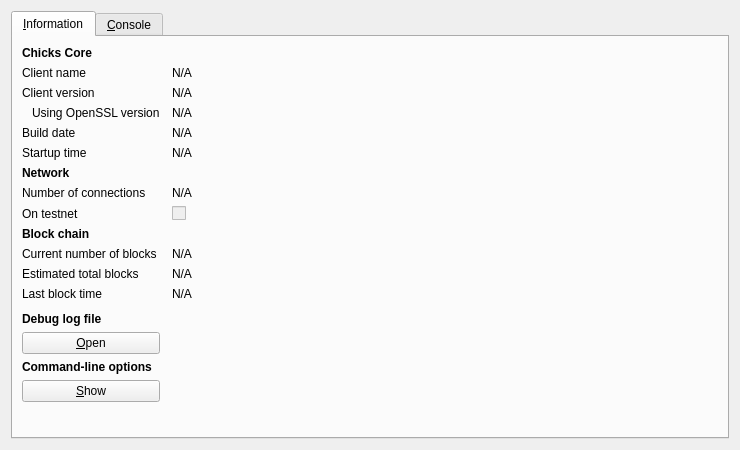
<?xml version="1.0" encoding="UTF-8"?>
<ui version="4.0">
 <class>RPCConsole</class>
 <widget class="QDialog" name="RPCConsole">
  <property name="geometry">
   <rect>
    <x>0</x>
    <y>0</y>
    <width>740</width>
    <height>450</height>
   </rect>
  </property>
  <property name="windowTitle">
   <string>Chicks - Debug window</string>
  </property>
  <layout class="QVBoxLayout" name="verticalLayout_2">
   <item>
    <widget class="QTabWidget" name="tabWidget">
     <property name="currentIndex">
      <number>0</number>
     </property>
     <widget class="QWidget" name="tab_info">
      <attribute name="title">
       <string>&amp;Information</string>
      </attribute>
      <layout class="QGridLayout" name="gridLayout" columnstretch="0,1">
       <property name="horizontalSpacing">
        <number>12</number>
       </property>
       <item row="0" column="0">
        <widget class="QLabel" name="label_9">
         <property name="font">
          <font>
           <weight>75</weight>
           <bold>true</bold>
          </font>
         </property>
         <property name="text">
          <string>Chicks Core</string>
         </property>
        </widget>
       </item>
       <item row="1" column="0">
        <widget class="QLabel" name="label_5">
         <property name="text">
          <string>Client name</string>
         </property>
        </widget>
       </item>
       <item row="1" column="1">
        <widget class="QLabel" name="clientName">
         <property name="cursor">
          <cursorShape>IBeamCursor</cursorShape>
         </property>
         <property name="text">
          <string>N/A</string>
         </property>
         <property name="textFormat">
          <enum>Qt::PlainText</enum>
         </property>
         <property name="textInteractionFlags">
          <set>Qt::LinksAccessibleByMouse|Qt::TextSelectableByKeyboard|Qt::TextSelectableByMouse</set>
         </property>
        </widget>
       </item>
       <item row="2" column="0">
        <widget class="QLabel" name="label_6">
         <property name="text">
          <string>Client version</string>
         </property>
        </widget>
       </item>
       <item row="2" column="1">
        <widget class="QLabel" name="clientVersion">
         <property name="cursor">
          <cursorShape>IBeamCursor</cursorShape>
         </property>
         <property name="text">
          <string>N/A</string>
         </property>
         <property name="textFormat">
          <enum>Qt::PlainText</enum>
         </property>
         <property name="textInteractionFlags">
          <set>Qt::LinksAccessibleByMouse|Qt::TextSelectableByKeyboard|Qt::TextSelectableByMouse</set>
         </property>
        </widget>
       </item>
       <item row="3" column="0">
        <widget class="QLabel" name="label_14">
         <property name="text">
          <string>Using OpenSSL version</string>
         </property>
         <property name="indent">
          <number>10</number>
         </property>
        </widget>
       </item>
       <item row="3" column="1">
        <widget class="QLabel" name="openSSLVersion">
         <property name="cursor">
          <cursorShape>IBeamCursor</cursorShape>
         </property>
         <property name="text">
          <string>N/A</string>
         </property>
         <property name="textFormat">
          <enum>Qt::PlainText</enum>
         </property>
         <property name="textInteractionFlags">
          <set>Qt::LinksAccessibleByMouse|Qt::TextSelectableByKeyboard|Qt::TextSelectableByMouse</set>
         </property>
        </widget>
       </item>
       <item row="4" column="0">
        <widget class="QLabel" name="label_12">
         <property name="text">
          <string>Build date</string>
         </property>
        </widget>
       </item>
       <item row="4" column="1">
        <widget class="QLabel" name="buildDate">
         <property name="cursor">
          <cursorShape>IBeamCursor</cursorShape>
         </property>
         <property name="text">
          <string>N/A</string>
         </property>
         <property name="textFormat">
          <enum>Qt::PlainText</enum>
         </property>
         <property name="textInteractionFlags">
          <set>Qt::LinksAccessibleByMouse|Qt::TextSelectableByKeyboard|Qt::TextSelectableByMouse</set>
         </property>
        </widget>
       </item>
       <item row="5" column="0">
        <widget class="QLabel" name="label_13">
         <property name="text">
          <string>Startup time</string>
         </property>
        </widget>
       </item>
       <item row="5" column="1">
        <widget class="QLabel" name="startupTime">
         <property name="cursor">
          <cursorShape>IBeamCursor</cursorShape>
         </property>
         <property name="text">
          <string>N/A</string>
         </property>
         <property name="textFormat">
          <enum>Qt::PlainText</enum>
         </property>
         <property name="textInteractionFlags">
          <set>Qt::LinksAccessibleByMouse|Qt::TextSelectableByKeyboard|Qt::TextSelectableByMouse</set>
         </property>
        </widget>
       </item>
       <item row="6" column="0">
        <widget class="QLabel" name="label_11">
         <property name="font">
          <font>
           <weight>75</weight>
           <bold>true</bold>
          </font>
         </property>
         <property name="text">
          <string>Network</string>
         </property>
        </widget>
       </item>
       <item row="7" column="0">
        <widget class="QLabel" name="label_7">
         <property name="text">
          <string>Number of connections</string>
         </property>
        </widget>
       </item>
       <item row="7" column="1">
        <widget class="QLabel" name="numberOfConnections">
         <property name="cursor">
          <cursorShape>IBeamCursor</cursorShape>
         </property>
         <property name="text">
          <string>N/A</string>
         </property>
         <property name="textFormat">
          <enum>Qt::PlainText</enum>
         </property>
         <property name="textInteractionFlags">
          <set>Qt::LinksAccessibleByMouse|Qt::TextSelectableByKeyboard|Qt::TextSelectableByMouse</set>
         </property>
        </widget>
       </item>
       <item row="8" column="0">
        <widget class="QLabel" name="label_8">
         <property name="text">
          <string>On testnet</string>
         </property>
        </widget>
       </item>
       <item row="8" column="1">
        <widget class="QCheckBox" name="isTestNet">
         <property name="enabled">
          <bool>false</bool>
         </property>
         <property name="text">
          <string/>
         </property>
        </widget>
       </item>
       <item row="9" column="0">
        <widget class="QLabel" name="label_10">
         <property name="font">
          <font>
           <weight>75</weight>
           <bold>true</bold>
          </font>
         </property>
         <property name="text">
          <string>Block chain</string>
         </property>
        </widget>
       </item>
       <item row="10" column="0">
        <widget class="QLabel" name="label_3">
         <property name="text">
          <string>Current number of blocks</string>
         </property>
        </widget>
       </item>
       <item row="10" column="1">
        <widget class="QLabel" name="numberOfBlocks">
         <property name="cursor">
          <cursorShape>IBeamCursor</cursorShape>
         </property>
         <property name="text">
          <string>N/A</string>
         </property>
         <property name="textFormat">
          <enum>Qt::PlainText</enum>
         </property>
         <property name="textInteractionFlags">
          <set>Qt::LinksAccessibleByMouse|Qt::TextSelectableByKeyboard|Qt::TextSelectableByMouse</set>
         </property>
        </widget>
       </item>
       <item row="11" column="0">
        <widget class="QLabel" name="label_4">
         <property name="text">
          <string>Estimated total blocks</string>
         </property>
        </widget>
       </item>
       <item row="11" column="1">
        <widget class="QLabel" name="totalBlocks">
         <property name="cursor">
          <cursorShape>IBeamCursor</cursorShape>
         </property>
         <property name="text">
          <string>N/A</string>
         </property>
         <property name="textFormat">
          <enum>Qt::PlainText</enum>
         </property>
         <property name="textInteractionFlags">
          <set>Qt::LinksAccessibleByMouse|Qt::TextSelectableByKeyboard|Qt::TextSelectableByMouse</set>
         </property>
        </widget>
       </item>
       <item row="12" column="0">
        <widget class="QLabel" name="label_2">
         <property name="text">
          <string>Last block time</string>
         </property>
        </widget>
       </item>
       <item row="12" column="1">
        <widget class="QLabel" name="lastBlockTime">
         <property name="cursor">
          <cursorShape>IBeamCursor</cursorShape>
         </property>
         <property name="text">
          <string>N/A</string>
         </property>
         <property name="textFormat">
          <enum>Qt::PlainText</enum>
         </property>
         <property name="textInteractionFlags">
          <set>Qt::LinksAccessibleByMouse|Qt::TextSelectableByKeyboard|Qt::TextSelectableByMouse</set>
         </property>
        </widget>
       </item>
       <item row="13" column="0">
        <spacer name="verticalSpacer_2">
         <property name="orientation">
          <enum>Qt::Vertical</enum>
         </property>
         <property name="sizeHint" stdset="0">
          <size>
           <width>20</width>
           <height>20</height>
          </size>
         </property>
        </spacer>
       </item>
       <item row="14" column="0">
        <widget class="QLabel" name="labelDebugLogfile">
         <property name="font">
          <font>
           <weight>75</weight>
           <bold>true</bold>
          </font>
         </property>
         <property name="text">
          <string>Debug log file</string>
         </property>
        </widget>
       </item>
       <item row="15" column="0">
        <widget class="QPushButton" name="openDebugLogfileButton">
         <property name="toolTip">
          <string>Open the Chicks debug log file from the current data directory. This can take a few seconds for large log files.</string>
         </property>
         <property name="text">
          <string>&amp;Open</string>
         </property>
         <property name="autoDefault">
          <bool>false</bool>
         </property>
        </widget>
       </item>
       <item row="16" column="0">
        <widget class="QLabel" name="labelCLOptions">
         <property name="font">
          <font>
           <weight>75</weight>
           <bold>true</bold>
          </font>
         </property>
         <property name="text">
          <string>Command-line options</string>
         </property>
        </widget>
       </item>
       <item row="17" column="0">
        <widget class="QPushButton" name="showCLOptionsButton">
         <property name="toolTip">
          <string>Show the Chicks-Qt help message to get a list with possible Chicks command-line options.</string>
         </property>
         <property name="text">
          <string>&amp;Show</string>
         </property>
         <property name="autoDefault">
          <bool>false</bool>
         </property>
        </widget>
       </item>
       <item row="18" column="0">
        <spacer name="verticalSpacer">
         <property name="orientation">
          <enum>Qt::Vertical</enum>
         </property>
         <property name="sizeHint" stdset="0">
          <size>
           <width>20</width>
           <height>40</height>
          </size>
         </property>
        </spacer>
       </item>
      </layout>
     </widget>
     <widget class="QWidget" name="tab_console">
      <attribute name="title">
       <string>&amp;Console</string>
      </attribute>
      <layout class="QVBoxLayout" name="verticalLayout_3">
       <property name="spacing">
        <number>3</number>
       </property>
       <item>
        <widget class="QTextEdit" name="messagesWidget">
         <property name="minimumSize">
          <size>
           <width>0</width>
           <height>100</height>
          </size>
         </property>
         <property name="readOnly">
          <bool>true</bool>
         </property>
         <property name="tabKeyNavigation" stdset="0">
          <bool>false</bool>
         </property>
         <property name="columnCount" stdset="0">
          <number>2</number>
         </property>
        </widget>
       </item>
       <item>
        <layout class="QHBoxLayout" name="horizontalLayout">
         <property name="spacing">
          <number>3</number>
         </property>
         <item>
          <widget class="QLabel" name="label">
           <property name="text">
            <string notr="true">&gt;</string>
           </property>
          </widget>
         </item>
         <item>
          <widget class="QLineEdit" name="lineEdit"/>
         </item>
         <item>
          <widget class="QPushButton" name="clearButton">
           <property name="maximumSize">
            <size>
             <width>24</width>
             <height>24</height>
            </size>
           </property>
           <property name="toolTip">
            <string>Clear console</string>
           </property>
           <property name="text">
            <string/>
           </property>
           <property name="icon">
            <iconset resource="../bitcoin.qrc">
             <normaloff>:/icons/remove</normaloff>:/icons/remove</iconset>
           </property>
           <property name="shortcut">
            <string notr="true">Ctrl+L</string>
           </property>
           <property name="autoDefault">
            <bool>false</bool>
           </property>
          </widget>
         </item>
        </layout>
       </item>
      </layout>
     </widget>
    </widget>
   </item>
  </layout>
 </widget>
 <resources>
  <include location="../bitcoin.qrc"/>
 </resources>
 <connections/>
</ui>
